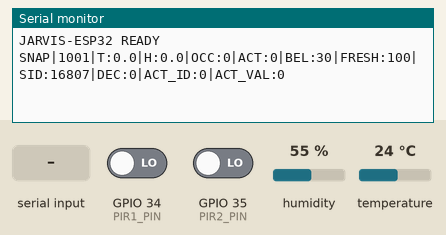
Bench run of a sketch on a simulated ESP32. On the bench: the last lines printed to the serial monitor. The inputs (shaded band) are chosen by the test bench; at power-on: humidity 55 %, GPIO 34 (PIR1_PIN) LOW, temperature 24 °C, GPIO 35 (PIR2_PIN) LOW. Random numbers use the default seed unless the sketch sets one.

Above: at 1.4 s.
1.5 s: "GET_ENV\n" received over Serial
At 1.9 s:
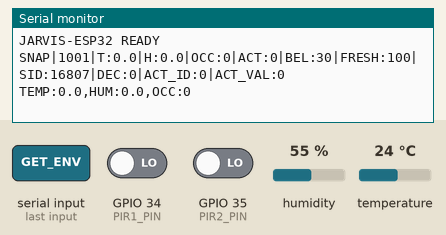
3.0 s: humidity set to 22 %
At 3.8 s:
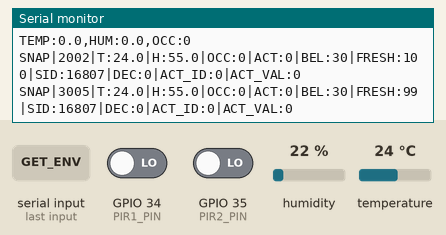
4.5 s: GPIO 34 (PIR1_PIN) driven HIGH
At 5.4 s:
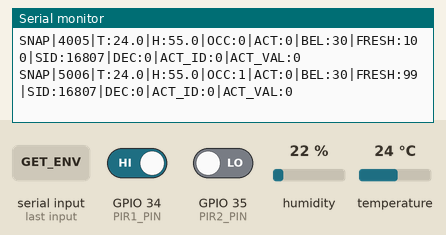
6.0 s: temperature set to 12 °C
At 7.4 s:
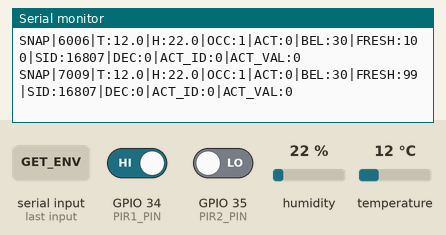
7.5 s: "EV_ACTIVITY_CLUE,\n" received over Serial
At 8.8 s:
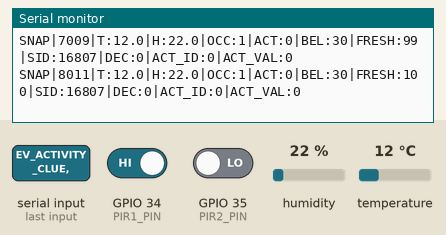
9.0 s: humidity set to 40 %
At 9.8 s:
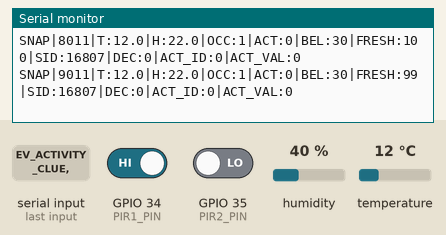
Timing chart, 0 to 11.5 s (numbered marks = the images above; inputs shaded):
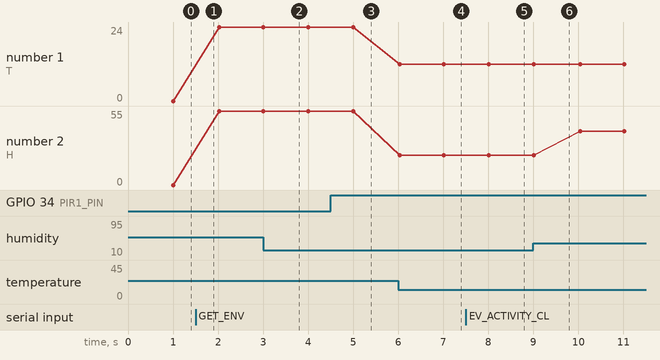

Measured:
- after the input at 1.5 s, the serial monitor: prints a new line at once (image 1)
- after the input at 4.5 s, the serial monitor: prints a new line after 0.51 s (image 3)
- after the input at 6.0 s, the serial monitor: prints a new line at once (image 4)
- after the input at 7.5 s, the serial monitor: prints a new line after 0.51 s (image 5)
- plotted number 1: 24 → 12 after the input at 6.0 s
- plotted number 2: 22 → 40 after the input at 9.0 s

The sketch:

jarvis_esp32.ino
```cpp
#include <Arduino.h>

// Set to 1 when DHT sensor is wired and verified.
#define ENABLE_DHT 1

#if ENABLE_DHT
#include <DHT.h>
#endif

// Stable JARVIS snapshot firmware for ESP32.
// Streams newline-delimited snapshots at 115200 and accepts simple advisory events.

#define SERIAL_BAUD 115200
#define DHTPIN 4
#define DHTTYPE DHT11

// Optional occupancy pins. Set to -1 to disable a pin.
#define PIR1_PIN 34
#define PIR2_PIN 35

#define SENSOR_INTERVAL_MS 2000UL
#define SNAPSHOT_INTERVAL_MS 1000UL
#define PRESENCE_TIMEOUT_MS 15000UL

#if ENABLE_DHT
DHT dht(DHTPIN, DHTTYPE);
#endif

struct State {
  float temperature = 0.0f;
  float humidity = 0.0f;
  bool roomOccupied = false;
  int activity = 0;     // 0 focus/idle, 1 distracted
  int belief = 30;      // 0..100
  int freshness = 0;    // 0..100
  uint32_t sessionId = 0;
  uint32_t lastGoodSensorMs = 0;
  uint32_t lastPresenceMs = 0;
};

State g;

static char cmdBuf[128];
static size_t cmdLen = 0;

void clampState() {
  if (g.belief < 0) g.belief = 0;
  if (g.belief > 100) g.belief = 100;
  if (g.freshness < 0) g.freshness = 0;
  if (g.freshness > 100) g.freshness = 100;
}

void sendSnapshot(uint32_t nowMs) {
  int occ = g.roomOccupied ? 1 : 0;
  // DEC/ACT_ID/ACT_VAL are included for compatibility with the laptop parser.
  Serial.printf(
    "SNAP|%lu|T:%.1f|H:%.1f|OCC:%d|ACT:%d|BEL:%d|FRESH:%d|SID:%lu|DEC:0|ACT_ID:0|ACT_VAL:0\n",
    (unsigned long)nowMs,
    g.temperature,
    g.humidity,
    occ,
    g.activity,
    g.belief,
    g.freshness,
    (unsigned long)g.sessionId
  );
}

void updateSensor(uint32_t nowMs) {
  static uint32_t lastSensorMs = 0;
  if ((nowMs - lastSensorMs) < SENSOR_INTERVAL_MS) {
    return;
  }
  lastSensorMs = nowMs;

#if ENABLE_DHT
  float t = dht.readTemperature();
  float h = dht.readHumidity();

  if (!isnan(t) && !isnan(h)) {
    g.temperature = t;
    g.humidity = h;
    g.lastGoodSensorMs = nowMs;
    g.freshness = 100;
  } else {
    // Slow decay on failed read; avoids stale high-confidence values.
    g.freshness = max(0, g.freshness - 10);
  }
#else
  // Keep stable default values when no sensor is wired.
  g.lastGoodSensorMs = nowMs;
  g.freshness = 100;
#endif
}

void updatePresence(uint32_t nowMs) {
  bool motionDetected = false;

  if (PIR1_PIN >= 0 && digitalRead(PIR1_PIN) == HIGH) {
    motionDetected = true;
  }
  if (PIR2_PIN >= 0 && digitalRead(PIR2_PIN) == HIGH) {
    motionDetected = true;
  }

  if (motionDetected) {
    g.roomOccupied = true;
    g.lastPresenceMs = nowMs;
  }

  if (g.roomOccupied && (nowMs - g.lastPresenceMs) > PRESENCE_TIMEOUT_MS) {
    g.roomOccupied = false;
  }
}

void applyActivityClue(int isDistracted, int confidence) {
  if (isDistracted > 0) {
    g.activity = 1;
    g.belief = max(g.belief, confidence);
  } else {
    g.activity = 0;
    g.belief = max(30, g.belief - 5);
  }
  clampState();
}

void handleCommand(const char *line) {
  if (line == nullptr || line[0] == '\0') {
    return;
  }

  // Legacy poll command support.
  if (strcmp(line, "GET_ENV") == 0) {
    Serial.printf("TEMP:%.1f,HUM:%.1f,OCC:%d\n", g.temperature, g.humidity, g.roomOccupied ? 1 : 0);
    return;
  }

  // Vision UI advisory format:
  // EV_ACTIVITY_CLUE,DISTRACTED,55
  if (strncmp(line, "EV_ACTIVITY_CLUE,", 17) == 0) {
    const char *payload = line + 17;
    const char *comma = strchr(payload, ',');
    if (!comma) return;

    int conf = atoi(comma + 1);
    bool distracted = (strncmp(payload, "DISTRACTED", 10) == 0);
    applyActivityClue(distracted ? 1 : 0, conf);
    return;
  }

  // Optional event format:
  // EVENT <type> <value> <confidence> <source>
  if (strncmp(line, "EVENT ", 6) == 0) {
    int type = -1;
    int value = 0;
    int confidence = 0;
    int parsed = sscanf(line, "EVENT %d %d %d", &type, &value, &confidence);
    if (parsed >= 3) {
      if (type == 2) { // ACTIVITY_CLUE
        applyActivityClue(value, confidence);
      } else if (type == 1) { // PRESENCE
        g.roomOccupied = (value != 0);
        if (g.roomOccupied) {
          g.lastPresenceMs = millis();
        }
      }
    }
    return;
  }
}

void processSerial() {
  while (Serial.available() > 0) {
    char c = (char)Serial.read();
    if (c == '\r') {
      continue;
    }
    if (c == '\n') {
      cmdBuf[cmdLen] = '\0';
      handleCommand(cmdBuf);
      cmdLen = 0;
      continue;
    }

    if (cmdLen < (sizeof(cmdBuf) - 1)) {
      cmdBuf[cmdLen++] = c;
    } else {
      // Buffer overflow protection; drop current line.
      cmdLen = 0;
    }
  }
}

void setup() {
  Serial.begin(SERIAL_BAUD);
#if ENABLE_DHT
  dht.begin();
#endif

  if (PIR1_PIN >= 0) {
    pinMode(PIR1_PIN, INPUT);
  }
  if (PIR2_PIN >= 0) {
    pinMode(PIR2_PIN, INPUT);
  }

  delay(200);
  g.sessionId = (uint32_t)esp_random();
  g.lastGoodSensorMs = millis();
  g.lastPresenceMs = millis();

  Serial.println("JARVIS-ESP32 READY");
}

void loop() {
  uint32_t nowMs = millis();

  processSerial();
  updateSensor(nowMs);
  updatePresence(nowMs);

  static uint32_t lastSnapMs = 0;
  if ((nowMs - lastSnapMs) >= SNAPSHOT_INTERVAL_MS) {
    lastSnapMs = nowMs;

    if (g.lastGoodSensorMs > 0) {
      uint32_t age = nowMs - g.lastGoodSensorMs;
      int decay = (int)(age / 1000UL);
      g.freshness = max(0, 100 - decay);
    }

    clampState();
    sendSnapshot(nowMs);
  }

  // Keep loop responsive to avoid watchdog starvation.
  delay(5);
}
```
